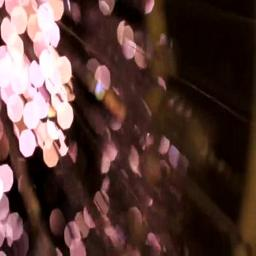
#> input picture dataset/detection/train/not_fire/Img_27913.jpg, 256 x 256 px
$ python -i inference.py   (imports and definitions only)
#> lines starting #> are read from the running program, lines starting #| are printed output that depends on the picture
"""Pre/post-processing and prediction. Depends only on numpy and OpenCV, so it can be
tested without the model runtime; ``model`` is any callable mapping an (N, 3, H, W)
float32 batch to (N, 1, H, W) fire probabilities. If it has an ``input_size`` attribute,
images are resized to that size, otherwise to ``IMG_SIZE``."""

import cv2
import numpy as np

from .config import DEFAULT_THRESHOLD, IMG_SIZE


def decode_image(data: bytes) -> np.ndarray | None:
    """Decode encoded image bytes (jpg/png/webp...) into a BGR array, or None."""
    buf = np.frombuffer(data, dtype=np.uint8)
    return cv2.imdecode(buf, cv2.IMREAD_COLOR)


def to_rgb(image_bgr: np.ndarray) -> np.ndarray:
    return cv2.cvtColor(image_bgr, cv2.COLOR_BGR2RGB)


def preprocess(image_bgr: np.ndarray, size: int = IMG_SIZE) -> np.ndarray:
    """BGR (or grayscale) image -> model input of shape (1, 3, size, size).

    Mirrors training: RGB, resize to size x size, scale to [0, 1].
    ImageNet normalisation is part of the exported model.
    """
    if image_bgr.ndim == 2:
        image_bgr = cv2.cvtColor(image_bgr, cv2.COLOR_GRAY2BGR)
    rgb = cv2.cvtColor(image_bgr, cv2.COLOR_BGR2RGB)
    resized = cv2.resize(rgb, (size, size), interpolation=cv2.INTER_LINEAR)
    return (resized.astype(np.float32) / 255.0).transpose(2, 0, 1)[np.newaxis]


def predict_probabilities(model, image_bgr: np.ndarray) -> np.ndarray:
    """Per-pixel fire probability, resized back to the input image size."""
    size = getattr(model, "input_size", IMG_SIZE)
    probs = np.asarray(model(preprocess(image_bgr, size)))[0, 0]
    height, width = image_bgr.shape[:2]
    return cv2.resize(probs.astype(np.float32), (width, height), interpolation=cv2.INTER_LINEAR)


def threshold_mask(probs: np.ndarray, threshold: float = DEFAULT_THRESHOLD) -> np.ndarray:
    """Binary uint8 mask (0/1) of pixels whose probability exceeds ``threshold``."""
    return (probs > threshold).astype(np.uint8)


def predict_mask(model, image_bgr: np.ndarray, threshold: float = DEFAULT_THRESHOLD) -> np.ndarray:
    return threshold_mask(predict_probabilities(model, image_bgr), threshold)


def make_overlay(
    image_rgb: np.ndarray,
    mask: np.ndarray,
    color: tuple[int, int, int] = (0, 220, 255),
    alpha: float = 0.5,
) -> np.ndarray:
    """Blend ``color`` over the masked pixels of an RGB image."""
    overlay = image_rgb.copy()
    fire = mask.astype(bool)
    tint = np.array(color, dtype=np.float32)
    overlay[fire] = ((1 - alpha) * image_rgb[fire] + alpha * tint).astype(np.uint8)
    return overlay


def fire_coverage(mask: np.ndarray) -> float:
    """Percentage of pixels labelled as fire."""
    return float(mask.mean() * 100) if mask.size else 0.0


def encode_png(image: np.ndarray) -> bytes:
    ok, buf = cv2.imencode(".png", image)
    if not ok:
        raise ValueError("Could not encode image as PNG")
    return buf.tobytes()

>>> import cv2
>>> picture = cv2.imread('../dataset/detection/train/not_fire/Img_27913.jpg')
#> picture is the input picture: shape (256, 256, 3); mean B, G, R 54, 58.4, 84.7
>>> result = preprocess(picture)
#> in preprocess, `resized = cv2.resize(rgb, (size, size), interpolation=cv2.INTER_LINEAR)`:
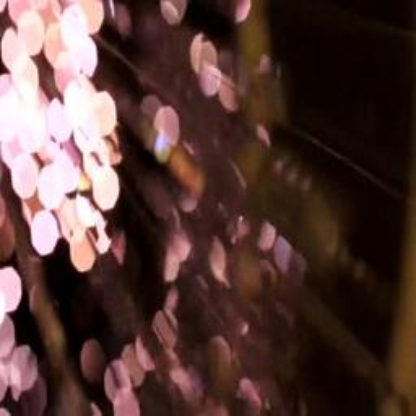
#> resized: shape (416, 416, 3); mean R, G, B 84.6, 58.3, 53.9

$ run again, on dataset/detection/train/not_fire/Img_27915.jpg
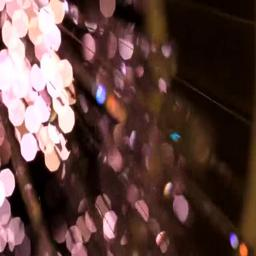
#> input picture dataset/detection/train/not_fire/Img_27915.jpg, 256 x 256 px
#> picture is the input picture: shape (256, 256, 3); mean B, G, R 60.4, 64.3, 91.4
#> in preprocess, `resized = cv2.resize(rgb, (size, size), interpolation=cv2.INTER_LINEAR)`:
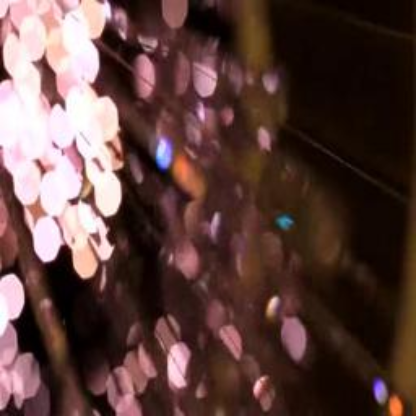
#> resized: shape (416, 416, 3); mean R, G, B 91.3, 64.2, 60.3

$ run again, on dataset/detection/train/not_fire/Img_28094.jpg
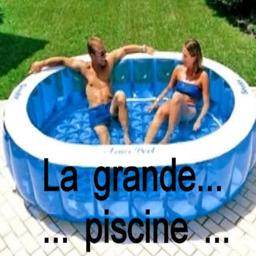
#> input picture dataset/detection/train/not_fire/Img_28094.jpg, 256 x 256 px
#> picture is the input picture: shape (256, 256, 3); mean B, G, R 149.6, 147.9, 114.1
#> in preprocess, `resized = cv2.resize(rgb, (size, size), interpolation=cv2.INTER_LINEAR)`:
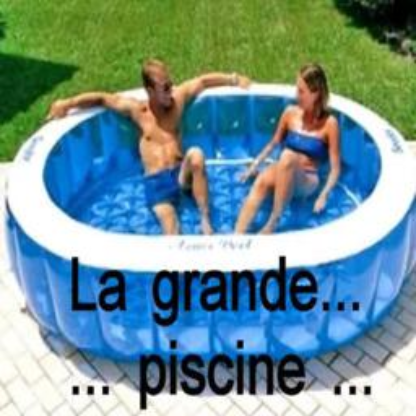
#> resized: shape (416, 416, 3); mean R, G, B 114, 147.8, 149.5
